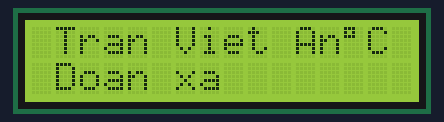
This sketch was run on a simulated ESP8266 (NodeMCU). On the bench: 16×2 character LCD.

Above: at 0.1 s.
At 1.1 s:
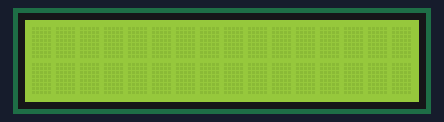

Measured:
- what the display in image 1 shows lasts 0.5 s, from 1.1 s to 1.6 s

The sketch:

LCD.ino
```cpp
#include<Wire.h>
#include<LiquidCrystal_I2C.h>;
LiquidCrystal_I2C lcd(0x27,16,2);
void setup() {
  // put your setup code here, to run once:
Wire.begin(D1,D2);
lcd.init();
lcd.clear();
lcd.backlight();
lcd.setCursor(1,0);
lcd.print("Tran Viet An");
lcd.print((char)223);lcd.print("C");
lcd.setCursor(1,1);
lcd.print("Doan xa");
}

void loop() {
  // put your main code here, to run repeatedly:
  lcd.display();
  delay(1000);
  lcd.noDisplay();
  delay(500);

}
```
